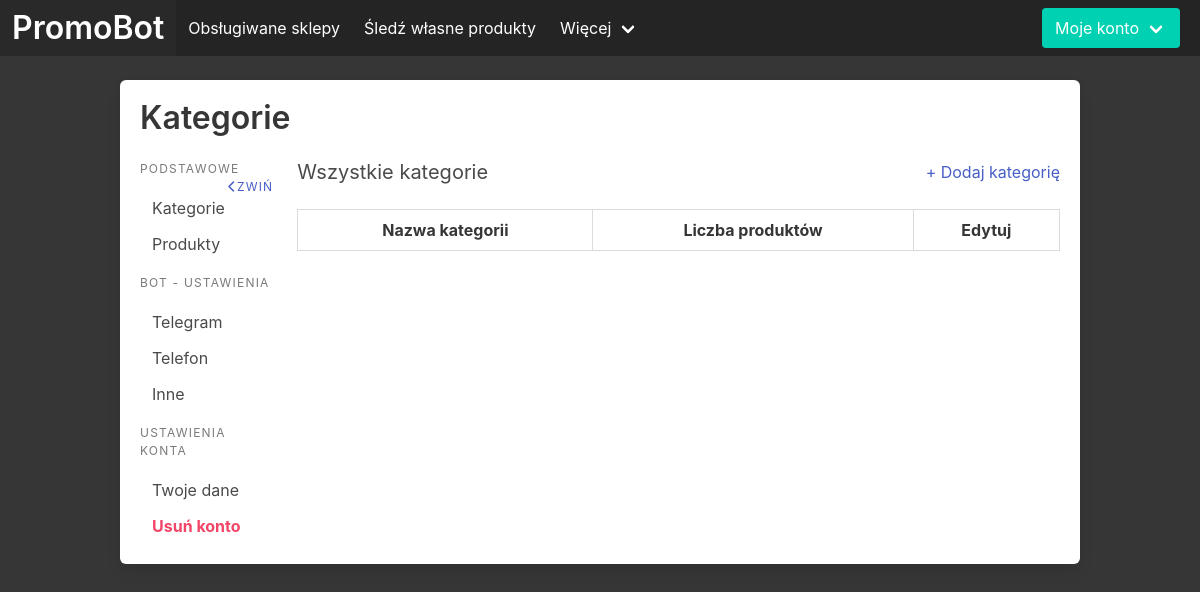
Page /moje-konto/kategorie (signed in) on the earlier database version.
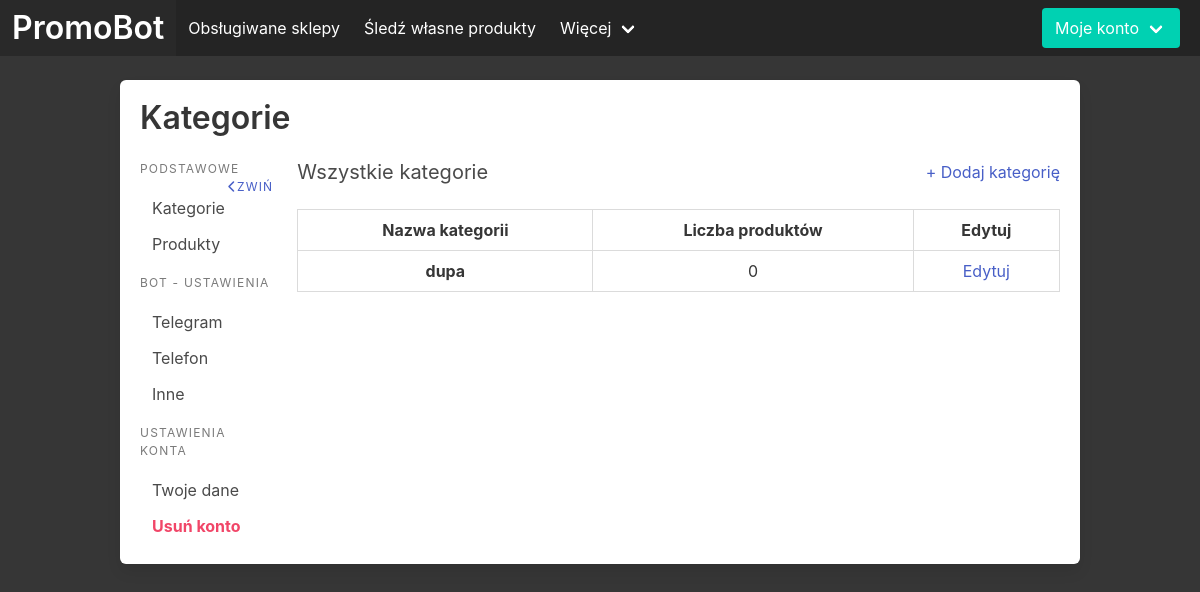
Same page on the later database version.
### priceBot/models.py (models this page shows)
class Category(models.Model):
    user = models.ForeignKey(User, on_delete=models.CASCADE)
    category_name = models.CharField(max_length=60)

### priceBot/views.py (the view, shortened to what this page needs)
# urls.py: path('moje-konto/kategorie', views.categories_account, name='categories_account'),
def categories_account(request):
    if not request.user.is_authenticated:
        return redirect("homepage")
    categories = [
        {
            "id": category.id,
            "name": category.category_name,
            "products_count": len(Product.objects.filter(category=category, user=request.user))
        } for category in Category.objects.filter(user=request.user)
    ]
    context = {
        "categories": categories
    }
    print(categories)
    return render(request, 'account/categories.html', context=context)

### templates/account/categories.html (shortened to what this page needs)
{% extends 'account/base.html' %}
{% block title2 %}
    <h1 class="title">Kategorie</h1>
{% endblock title2 %}
{% block main-column %}
<div class="is-flex is-justify-content-space-between">
    <h1 class="subtitle categories-title">Wszystkie kategorie</h1>
    <a class="add-category">+ Dodaj kategorię</a>
</div>
  <table class="table is-bordered categories is-fullwidth">
    <tbody>
      <thead>
        <th class="has-text-centered">Nazwa kategorii</th>
        <th class="has-text-centered">Liczba produktów</th>
        <th class="has-text-centered">Edytuj</th>
      </thead>
      {% for category in categories %}
      <tr class="has-text-centered">
        <th class="has-text-centered">{{ category.name }}</th>
        <td class="has-text-centered">{{ category.products_count }}</td>
        <td class="has-text-centered"><a href="{% url 'category_edit' category.id %}">Edytuj</a></td>
      </tr>
      {% endfor %}
    </tbody>
</table>
{% endblock main-column %}

Differences in the rows shown:
added Category: name "dupa"
Other differences:
new list line: "0 Edytuj"
